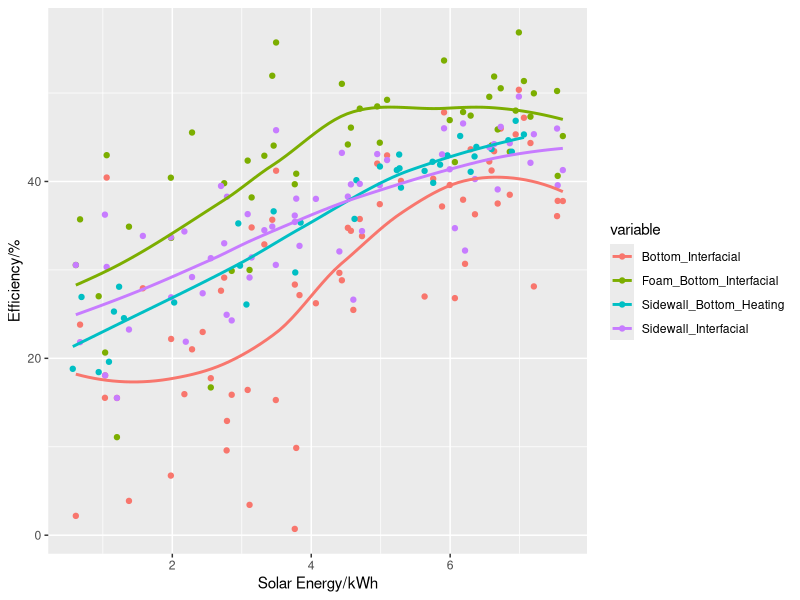
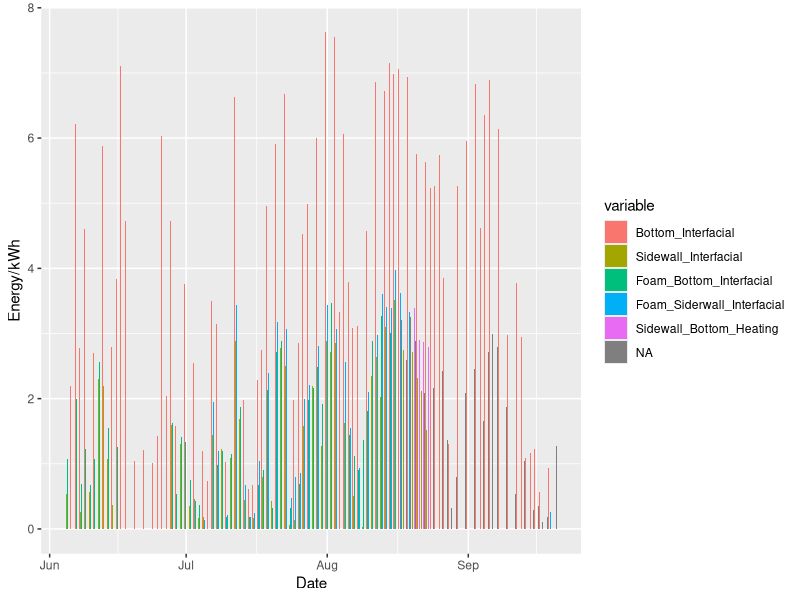
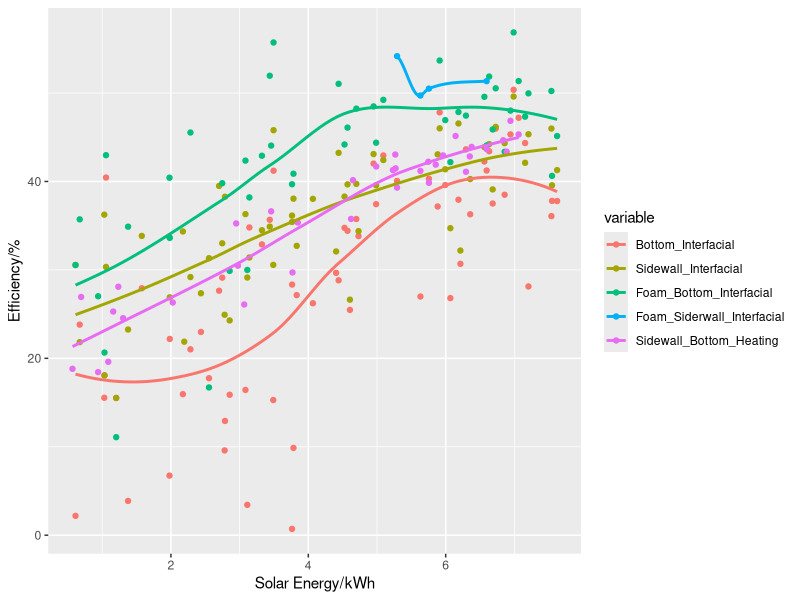
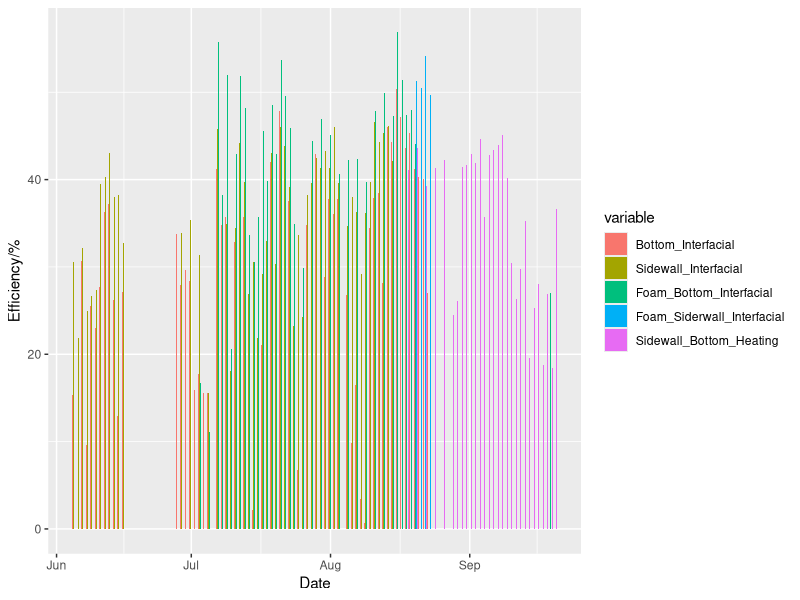

Reproduce these figures in R, in order.
setwd("D:/R/Solar Still")
library(lubridate)
Still_BottomInter <- read.csv(file = "Bottom Interfacial Solar Still Daily Water Production.csv", header = TRUE, stringsAsFactors = FALSE)
Still_SidewallInter <- read.csv(file = "Sidewall Interfacial Solar Still Daily Water Production.csv", header = TRUE, stringsAsFactors = FALSE)
Still_FoamBottomInter <- read.csv(file = "Foam Bottom Interfacial Solar Still Daily Water Production.csv", header = TRUE, stringsAsFactors = FALSE)
##Still_FoamSidewallInter <- read.csv(file = "Foam Sidewall Interfacial Solar Still Daily Water Production.csv", header = TRUE, stringsAsFactors = FALSE)
Still_SidewallHeat <- read.csv(file = "Sidewall Bottom Heating Solar Still Daily Water Production.csv", header = TRUE, stringsAsFactors = FALSE)

WaterProduction_Energy <- merge(merge(merge(Still_BottomInter[, c("TIMESTAMP", "Global_Energy_Tot", "Water_Energy")], Still_FoamBottomInter[, c("TIMESTAMP", "Water_Energy")], by = "TIMESTAMP", all = TRUE), Still_SidewallHeat[, c("TIMESTAMP", "Water_Energy")], by = "TIMESTAMP", all = TRUE), Still_SidewallInter[, c("TIMESTAMP", "Water_Energy")], by = "TIMESTAMP", all = TRUE)
names(WaterProduction_Energy) <- c("Date", "Bottom_Interfacial", "Sidewall_Interfacial", "Foam_Bottom_Interfacial", "Sidewall_Bottom_Heating")
WaterProduction_Efficiency <- merge(merge(merge(Still_BottomInter[, c("TIMESTAMP", "Global_Efficiency")], Still_FoamBottomInter[, c("TIMESTAMP", "Global_Efficiency")], by = "TIMESTAMP", all = TRUE), Still_SidewallHeat[, c("TIMESTAMP", "Global_Efficiency")], by = "TIMESTAMP", all = TRUE), Still_SidewallInter[, c("TIMESTAMP", "Global_Efficiency")], by = "TIMESTAMP", all = TRUE)
names(WaterProduction_Efficiency) <- c("Date", "Bottom_Interfacial", "Sidewall_Interfacial", "Foam_Bottom_Interfacial", "Sidewall_Bottom_Heating")
write.csv(WaterProduction_Efficiency, file = "Water Efficiency.csv")
Solar_Efficiency <- merge(merge(merge(Still_BottomInter[, c("Global_Energy_Tot", "Global_Efficiency")], Still_FoamBottomInter[, c("Global_Energy_Tot", "Global_Efficiency")], by = "Global_Energy_Tot", all = TRUE), Still_SidewallHeat[, c("Global_Energy_Tot", "Global_Efficiency")], by = "Global_Energy_Tot", all = TRUE), Still_SidewallInter[, c("Global_Energy_Tot", "Global_Efficiency")], by = "Global_Energy_Tot", all = TRUE)
names(Solar_Efficiency) <- c("Solar_Energy", "Bottom_Interfacial", "Foam_Bottom_Interfacial", "Sidewall_Bottom_Heating", "Sidewall_Interfacial")

library(reshape2)
Water_Energy <- melt(WaterProduction_Energy, id = "Date")
Water_Energy$Date <- ymd(Water_Energy$Date)
Water_Eff <- melt(WaterProduction_Efficiency, id = "Date")
Water_Eff$Date <- ymd(Water_Eff$Date)
Solar_Eff <- melt(Solar_Efficiency, id = "Solar_Energy")



library(ggplot2)
##g <- ggplot(Water_Energy, aes(Date, value, fill = variable))
##g + geom_bar(stat = 'identity', position='dodge') + labs(x = "Date", y = "Energy/kWh") 
p <- ggplot(Solar_Eff, aes(Solar_Energy, value*100, color = variable))
p + geom_point() + labs(x = "Solar Energy/kWh", y = "Efficiency/%") + geom_smooth(method="loess",se=FALSE)
##q <- ggplot(Water_Eff, aes(Date, value*100, fill = variable))
##q + geom_bar(stat = 'identity', position='dodge') + labs(x = "Date", y = "Efficiency/%") 









##With SidewallInter



setwd("D:/R/Solar Still")
library(lubridate)
Still_BottomInter <- read.csv(file = "Bottom Interfacial Solar Still Daily Water Production.csv", header = TRUE, stringsAsFactors = FALSE)
Still_SidewallInter <- read.csv(file = "Sidewall Interfacial Solar Still Daily Water Production.csv", header = TRUE, stringsAsFactors = FALSE)
Still_FoamBottomInter <- read.csv(file = "Foam Bottom Interfacial Solar Still Daily Water Production.csv", header = TRUE, stringsAsFactors = FALSE)
Still_FoamSidewallInter <- read.csv(file = "Foam Sidewall Interfacial Solar Still Daily Water Production.csv", header = TRUE, stringsAsFactors = FALSE)
Still_SidewallHeat <- read.csv(file = "Sidewall Bottom Heating Solar Still Daily Water Production.csv", header = TRUE, stringsAsFactors = FALSE)

WaterProduction_Energy <- merge(merge(merge(merge(Still_BottomInter[, c("TIMESTAMP", "Global_Energy_Tot", "Water_Energy")], Still_SidewallInter[, c("TIMESTAMP", "Water_Energy")], by = "TIMESTAMP", all = TRUE), Still_FoamBottomInter[, c("TIMESTAMP", "Water_Energy")], by = "TIMESTAMP", all = TRUE), Still_FoamSidewallInter[, c("TIMESTAMP", "Water_Energy")], by = "TIMESTAMP", all = TRUE), Still_SidewallHeat[, c("TIMESTAMP", "Water_Energy")], by = "TIMESTAMP", all = TRUE)
names(WaterProduction_Energy) <- c("Date", "Bottom_Interfacial", "Sidewall_Interfacial", "Foam_Bottom_Interfacial", "Foam_Siderwall_Interfacial", "Sidewall_Bottom_Heating")
WaterProduction_Efficiency <- merge(merge(merge(merge(Still_BottomInter[, c("TIMESTAMP", "Global_Efficiency")], Still_SidewallInter[, c("TIMESTAMP", "Global_Efficiency")], by = "TIMESTAMP", all = TRUE), Still_FoamBottomInter[, c("TIMESTAMP", "Global_Efficiency")], by = "TIMESTAMP", all = TRUE), Still_FoamSidewallInter[, c("TIMESTAMP", "Global_Efficiency")], by = "TIMESTAMP", all = TRUE), Still_SidewallHeat[, c("TIMESTAMP", "Global_Efficiency")], by = "TIMESTAMP", all = TRUE)
names(WaterProduction_Efficiency) <- c("Date", "Bottom_Interfacial", "Sidewall_Interfacial", "Foam_Bottom_Interfacial", "Foam_Siderwall_Interfacial", "Sidewall_Bottom_Heating")
write.csv(WaterProduction_Efficiency, file = "Water Efficiency.csv")
Solar_Efficiency <- merge(merge(merge(merge(Still_BottomInter[, c("Global_Energy_Tot", "Global_Efficiency")], Still_SidewallInter[, c("Global_Energy_Tot", "Global_Efficiency")], by = "Global_Energy_Tot", all = TRUE), Still_FoamBottomInter[, c("Global_Energy_Tot", "Global_Efficiency")], by = "Global_Energy_Tot", all = TRUE), Still_FoamSidewallInter[, c("Global_Energy_Tot", "Global_Efficiency")], by = "Global_Energy_Tot", all = TRUE), Still_SidewallHeat[, c("Global_Energy_Tot", "Global_Efficiency")], by = "Global_Energy_Tot", all = TRUE)
names(Solar_Efficiency) <- c("Solar_Energy", "Bottom_Interfacial", "Sidewall_Interfacial", "Foam_Bottom_Interfacial", "Foam_Siderwall_Interfacial", "Sidewall_Bottom_Heating")

library(reshape2)
Water_Energy <- melt(WaterProduction_Energy, id = "Date")
Water_Energy$Date <- ymd(Water_Energy$Date)
Water_Eff <- melt(WaterProduction_Efficiency, id = "Date")
Water_Eff$Date <- ymd(Water_Eff$Date)
Solar_Eff <- melt(Solar_Efficiency, id = "Solar_Energy")



library(ggplot2)
g <- ggplot(Water_Energy, aes(Date, value, fill = variable))
g + geom_bar(stat = 'identity', position='dodge') + labs(x = "Date", y = "Energy/kWh") 
p <- ggplot(Solar_Eff, aes(Solar_Energy, value*100, color = variable))
p + geom_point() + labs(x = "Solar Energy/kWh", y = "Efficiency/%") + geom_smooth(method="loess",se=FALSE)
q <- ggplot(Water_Eff, aes(Date, value*100, fill = variable))
q + geom_bar(stat = 'identity', position='dodge') + labs(x = "Date", y = "Efficiency/%") 
